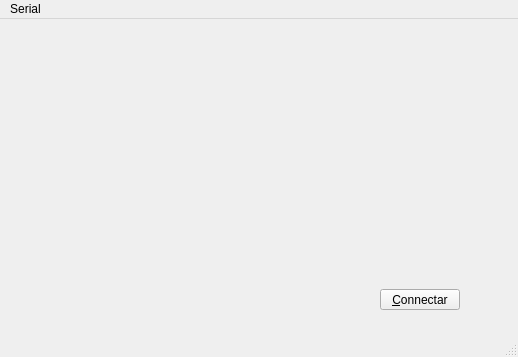
<?xml version="1.0" encoding="UTF-8"?>
<ui version="4.0">
 <class>Servidor</class>
 <widget class="QMainWindow" name="Servidor">
  <property name="geometry">
   <rect>
    <x>0</x>
    <y>0</y>
    <width>518</width>
    <height>357</height>
   </rect>
  </property>
  <property name="windowTitle">
   <string>MainWindow</string>
  </property>
  <widget class="QWidget" name="centralwidget">
   <widget class="QPushButton" name="pbConn">
    <property name="geometry">
     <rect>
      <x>380</x>
      <y>270</y>
      <width>80</width>
      <height>21</height>
     </rect>
    </property>
    <property name="text">
     <string>&amp;Connectar</string>
    </property>
   </widget>
  </widget>
  <widget class="QMenuBar" name="menubar">
   <property name="geometry">
    <rect>
     <x>0</x>
     <y>0</y>
     <width>518</width>
     <height>20</height>
    </rect>
   </property>
   <widget class="QMenu" name="menuSerial">
    <property name="title">
     <string>Serial</string>
    </property>
    <addaction name="actionConfigurar"/>
   </widget>
   <addaction name="menuSerial"/>
  </widget>
  <widget class="QStatusBar" name="statusbar"/>
  <action name="actionConfigurar">
   <property name="text">
    <string>Configurar</string>
   </property>
  </action>
 </widget>
 <resources/>
 <connections/>
</ui>
